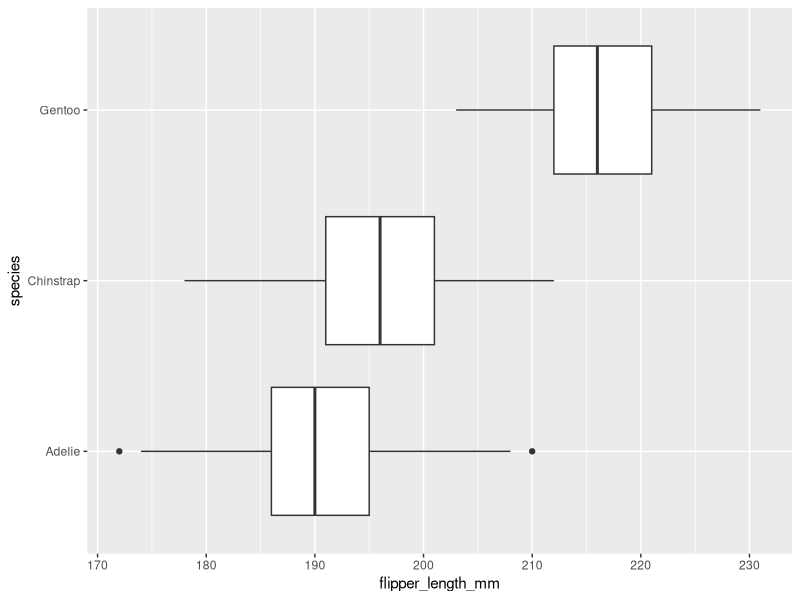
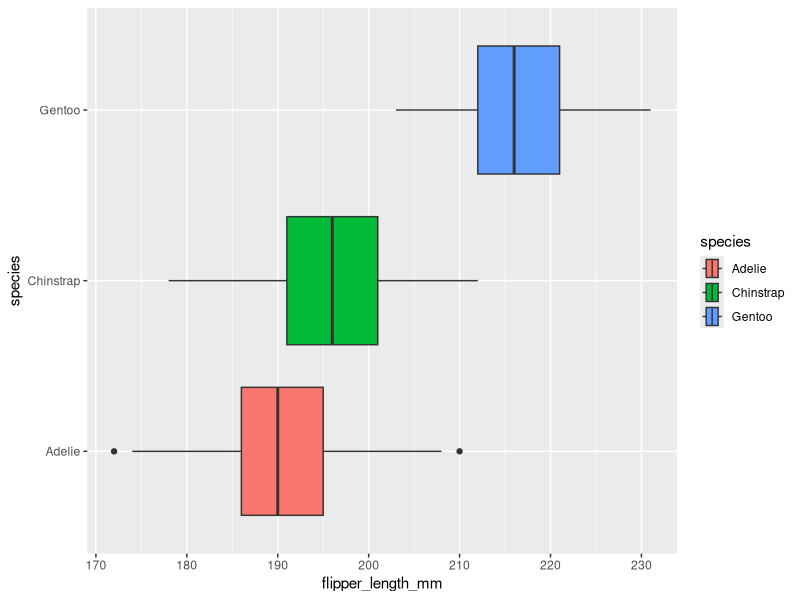
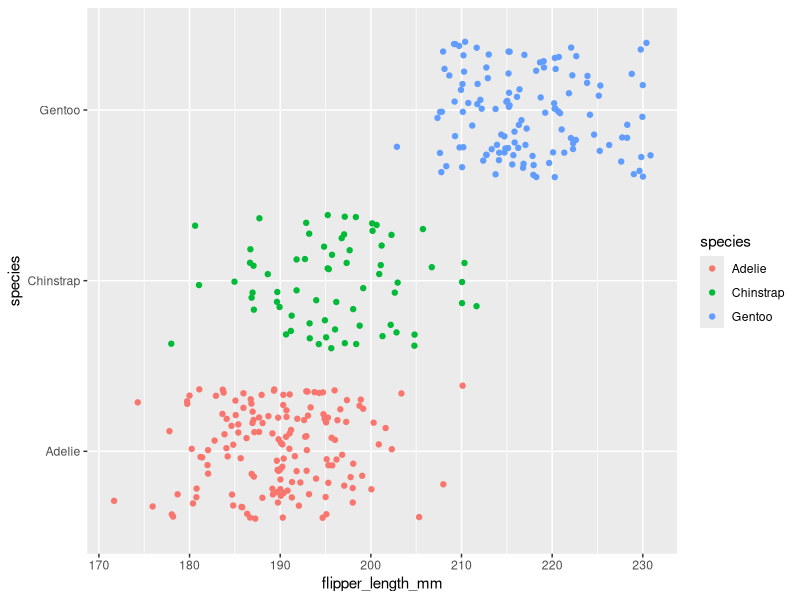

These figures' R source, in order:
## ---- chunk 1
knitr::opts_chunk$set(error = TRUE)
## ---- chunk 2
library(palmerpenguins)
penguins
## ---- chunk 3
library(ggplot2)
## ---- chunk 4
ggplot(data = penguins, mapping = aes(x = flipper_length_mm, y = species)) +
  geom_boxplot()
## ---- chunk 5
ggplot(data = penguins, mapping = aes(x = flipper_length_mm, y = species, fill = species)) +
  geom_boxplot()
## ---- chunk 6
ggplot(data = penguins, mapping = aes(x = flipper_length_mm, y = species, color = species )) +
  geom_jitter()
## ---- chunk 7

## ---- chunk 8

## ---- chunk 9

## ---- chunk 10

## ---- chunk 11

## ---- chunk 12

## ---- chunk 13

## ---- chunk 14

